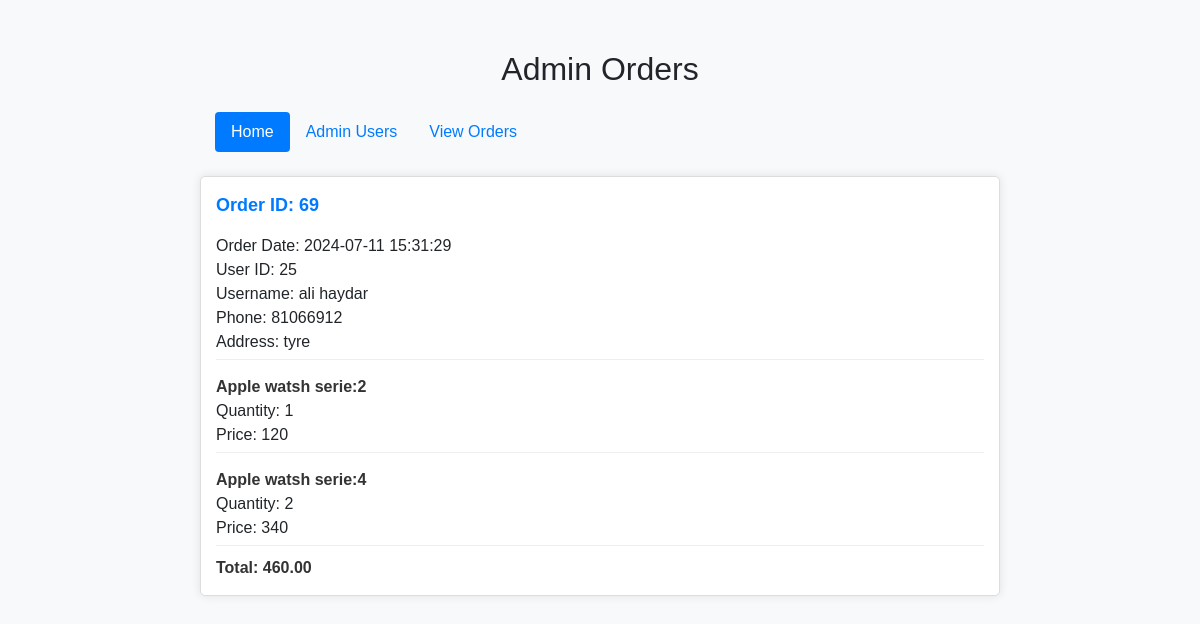
/admin_orders.php (signed in), run on the app's committed database.
### tables this page shows
CREATE TABLE `orders` (
  `order_id` int(11) NOT NULL,
  `order_date` datetime NOT NULL DEFAULT current_timestamp() ON UPDATE current_timestamp(),
  `user_id` int(11) NOT NULL
);

CREATE TABLE `clients` (
  `id` int(11) NOT NULL,
  `username` varchar(50) NOT NULL,
  `password` varchar(200) NOT NULL,
  `phone` varchar(29) NOT NULL,
  `address` varchar(255) NOT NULL
);

CREATE TABLE `order_details` (
  `order_details_id` int(11) NOT NULL,
  `order_id` int(11) NOT NULL,
  `item_id` int(11) NOT NULL,
  `item_name` varchar(100) NOT NULL,
  `quantity` int(255) NOT NULL,
  `price` int(11) NOT NULL
);

### admin_orders.php (the view, shortened to what this page needs)
<!DOCTYPE html>
<html lang="en">
<head>
    <link rel="stylesheet" href="https://stackpath.bootstrapcdn.com/bootstrap/4.5.2/css/bootstrap.min.css">
</head>
<body>
    <div class="container">
        <center><h2 class="mb-4">Admin Orders</h2></center>
        <ul class="nav nav-pills">
            <li class="nav-item">
                <a class="nav-link active" href="adminhome.php">Home</a>
            </li>
            <li class="nav-item">
                <a class="nav-link" href="admin_users.php">Admin Users</a>
            </li>
            <li class="nav-item">
                <a class="nav-link" href="admin_orders.php">View Orders</a>
            </li>
        </ul>
        <div class="row mt-4">
            <?php
            require_once("admincon.php");
            $query = "SELECT o.order_id, o.order_date, o.user_id, c.username AS username, c.phone, c.address, od.item_name, od.quantity, od.price
                      FROM orders o
                      INNER JOIN order_details od ON o.order_id = od.order_id
                      INNER JOIN clients c ON o.user_id = c.id
                      ORDER BY o.order_id ASC";
            $result = mysqli_query($con, $query);
            $current_order_id = null;
            if (mysqli_num_rows($result) > 0) {
                while ($row = mysqli_fetch_assoc($result)) {
                    if ($row['order_id'] !== $current_order_id) {
                        echo '<div class="col-md-12 order-group">';
                        echo '<div class="order-header">Order ID: ' . $row['order_id'] . '</div>';
                        echo '<div class="order-details">';
                        echo '<div>Order Date: ' . $row['order_date'] . '</div>';
                        echo '<div>User ID: ' . $row['user_id'] . '</div>';
                        echo '<div>Username: ' . $row['username'] . '</div>';
                        echo '<div>Phone: ' . $row['phone'] . '</div>';
                        echo '<div>Address: ' . $row['address'] . '</div>';
                        echo '</div>';
                        $total_price = 0;
                        $current_order_id = $row['order_id'];
                    }
                    echo '<div class="order-details">';
                    echo '<span class="item-name">' . $row['item_name'] . '</span>';
                    echo '<div>Quantity: ' . $row['quantity'] . '</div>';
                    echo '<div>Price: ' . $row['price'] . '</div>';
                    echo '</div>';
                    $total_price += $row['price'];
                }
                if ($current_order_id !== null) {
                    echo '<div class="order-total">Total: ' . number_format($total_price, 2) . '</div>';
                    echo '</div>';
                }
            } else {
                echo "<p>No orders found.</p>";
            }
            ?>
        </div>
    </div>
</body>
</html>

### admin_orders.php (style rules this page uses)
body { background-image: url('https://image.slidesdocs.com/responsive-images/docs/classical-european-border-poster-with-a-retro-vibe-page-border-background-word-template_ca66bc0c19__1131_1600.jpg'); background-size: cover; background-repeat: no-repeat; background-position: center; font-family: Arial, sans-serif; background-color: #f8f9fa; }
.container { max-width: 800px; margin: 50px auto; }
.order-group { margin-bottom: 20px; background-color: #fff; border: 1px solid #ddd; border-radius: 5px; padding: 15px; box-shadow: 0 0 10px rgba(0,0,0,0.1); }
.order-group .order-header { font-size: 18px; font-weight: bold; margin-bottom: 10px; color: #007bff; }
.order-group .order-details { margin-bottom: 10px; }
.order-group .item-name { font-weight: bold; color: #333; }
.order-details { padding: 5px 0; border-bottom: 1px solid #eee; }
.order-total { font-weight: bold; color: #333; margin-top: 10px; }
.nav-pills { margin-bottom: 20px; }

### data on the page
orders: order_id "69", order_date "2024-07-11 15:31:29", user "25", clients.username "ali haydar", clients.phone "81066912", clients.address "tyre", order_details.item_name "Apple watsh serie:2", order_details.quantity "1", order_details.price "120", order_details.item_name "Apple watsh serie:4", order_details.quantity "2", order_details.price "340"

### other printed values
$total_price "460.00"
